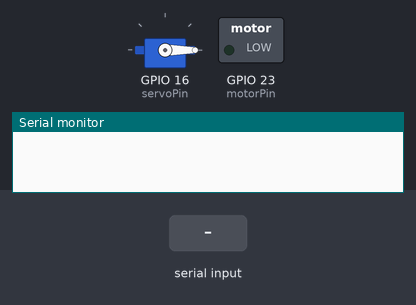
Bench run of a sketch on a simulated ESP32. Parts: servo, switched loads named in the sketch (green lamp = pin HIGH), the last lines printed to the serial monitor. Inputs (shaded band) come from the test bench. EEPROM starts erased; nothing arrives over Bluetooth unless stated.

Above: at 0.1 s.
At 0.7 s:
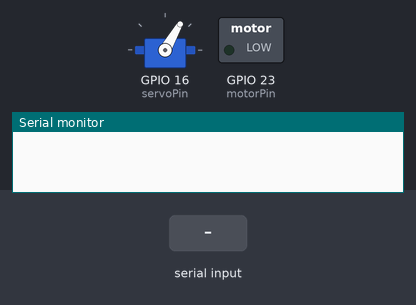
At 3.8 s:
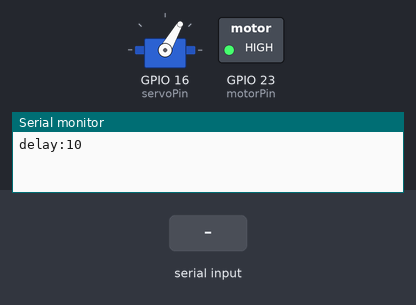
3.9 s: "1" received over the second serial link
Timing chart, 0 to 6.9 s (numbered marks = the images above; inputs shaded):
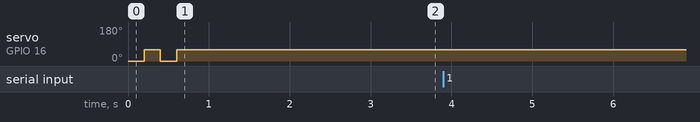

The sketch:

bobao.ino
```cpp
#include <Servo.h>
#include <BluetoothSerial.h>
#include <EEPROM.h>
BluetoothSerial SerialBT;
TaskHandle_t Task1;
Servo myservo;
int servoPin = 16;//GPIO 16 (RX2)
int motorPin =23;
int pos = 0;  // 定義舵機轉動位置
byte delaytime = 10;


void Task1_senddata(void* pvParameters) {
  //無窮迴圈
  for (;;) {
    delay(10);
    //BT
    if (Serial.available()) {
      SerialBT.write(Serial.read());
    }
    if (SerialBT.available()) {
      auto str = SerialBT.readString();
      if (str.c_str()[0] == '1')
        //delaytime = atoi(SerialBT.readString().c_str());
        //if (delaytime > 1000)
        delaytime += 1 * str.length();
      else if (str.c_str()[0] == '2')
        delaytime -= 1 * str.length();
      if (delaytime < 2)
        delaytime = 2;
      if (delaytime > 10)
        delaytime = 10;
      Serial.println(delaytime);
      EEPROM.write(0, delaytime);
      EEPROM.commit();

    }
  }
}
void setup() {
  pinMode(motorPin, OUTPUT);
    digitalWrite(motorPin, LOW);
  EEPROM.begin(1);  delaytime = EEPROM.read(0);
  if (delaytime < 2)
    delaytime = 2;
  if (delaytime > 10)
    delaytime = 10;
    myservo.attach(servoPin);  // 設置舵機控制腳位
      myservo.write(0);

    delay(200);
    myservo.write(60);

    delay(200);
    myservo.write(0);

    delay(200);
 myservo.write(60);

    delay(2000);
  Serial.begin(9600);
  SerialBT.begin("BEAR_BT");  //藍牙顯示名稱，可自行更改，需避免與他人重複命名
   digitalWrite(motorPin, HIGH);

  //在核心0啟動任務1
  xTaskCreatePinnedToCore(
    Task1_senddata, /*任務實際對應的Function*/
    "Task1",        /*任務名稱*/
    10000,          /*堆疊空間*/
    NULL,           /*無輸入值*/
    0,              /*優先序0*/
    &Task1,         /*對應的任務變數位址*/
    0);             /*指定在核心0執行 */
}

void loop() {
    digitalWrite(motorPin, HIGH);
     Serial.print("delay:");
        Serial.println(delaytime);
  myservo.write(60);
  delay(delaytime * 1000);

  digitalWrite(motorPin, LOW);
  myservo.write(0);
  delay(200);
}
```
